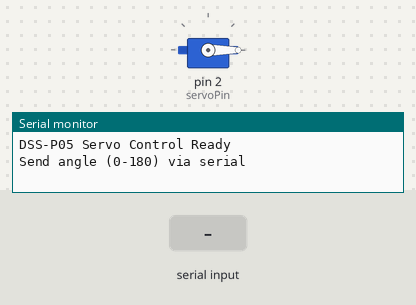
The sketch below on a simulated Arduino Uno, built with avr-gcc and run on an emulated ATmega328P. On the bench: servo, the last lines printed to the serial monitor. The test bench sets the inputs (shaded band).

Above: at 1.2 s.
1.3 s: "90,45\n" received over Serial
At 1.9 s:
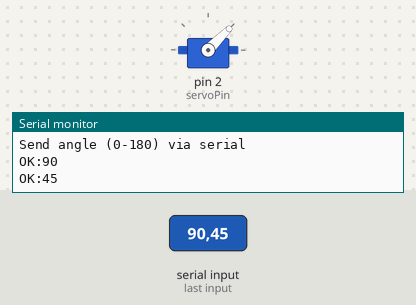
2.8 s: "30,150\n" received over Serial
At 4.0 s:
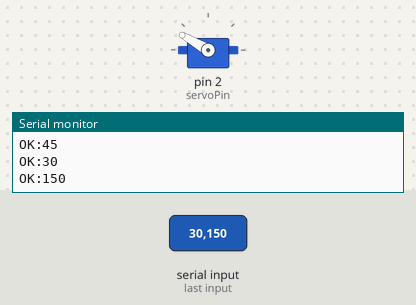
4.3 s: "90\n" received over Serial
At 5.2 s:
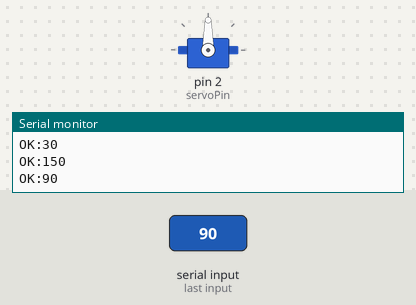
Timing chart, 0 to 7.3 s (numbered marks = the images above; inputs shaded):
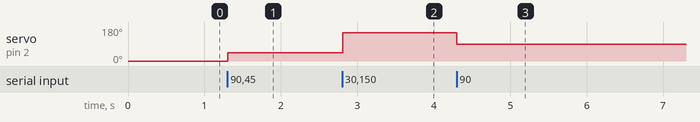

The sketch:

servoControl.ino
```cpp
#include <Servo.h>

Servo myServo;

const int servoPin = 2;
int currentAngle = 0;  // Start at middle position

void setup() {
  Serial.begin(9600);
  myServo.attach(servoPin);
  myServo.write(currentAngle);

  Serial.println("DSS-P05 Servo Control Ready");
  Serial.println("Send angle (0-180) via serial");
}

void loop() {
  if (Serial.available() > 0) {
    // Read the incoming int
    int targetAngle = Serial.parseInt();

    // Validate the angle
    if (targetAngle >= 0 && targetAngle <= 180) {
      myServo.write(targetAngle);
      currentAngle = targetAngle;
      Serial.print("OK:");
      Serial.println(currentAngle);
    } else {
      Serial.print("ERROR: Angle out of range (0-180): ");
      Serial.println(targetAngle);
    }

    while (Serial.available() > 0) {
      Serial.read();
    }
  }
}
```

Measured:
- after the input at 1.3 s, servo on pin 2 (servoPin): 0° → 45° at once
- after the input at 2.8 s, servo on pin 2 (servoPin): 45° → 150° at once
- after the input at 4.3 s, servo on pin 2 (servoPin): 150° → 90° at once
